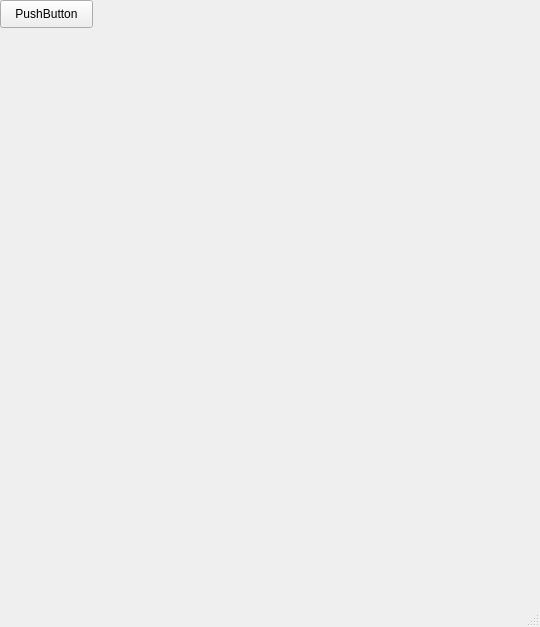
<?xml version="1.0" encoding="UTF-8"?>
<ui version="4.0">
 <class>MainWindow</class>
 <widget class="QMainWindow" name="MainWindow">
  <property name="geometry">
   <rect>
    <x>0</x>
    <y>0</y>
    <width>540</width>
    <height>627</height>
   </rect>
  </property>
  <property name="windowTitle">
   <string>MainWindow</string>
  </property>
  <widget class="QWidget" name="centralwidget">
   <widget class="QPushButton" name="pushButton">
    <property name="geometry">
     <rect>
      <x>0</x>
      <y>0</y>
      <width>93</width>
      <height>28</height>
     </rect>
    </property>
    <property name="text">
     <string>PushButton</string>
    </property>
   </widget>
  </widget>
  <widget class="QMenuBar" name="menubar">
   <property name="geometry">
    <rect>
     <x>0</x>
     <y>0</y>
     <width>540</width>
     <height>26</height>
    </rect>
   </property>
  </widget>
  <widget class="QStatusBar" name="statusbar"/>
 </widget>
 <resources/>
 <connections/>
</ui>
